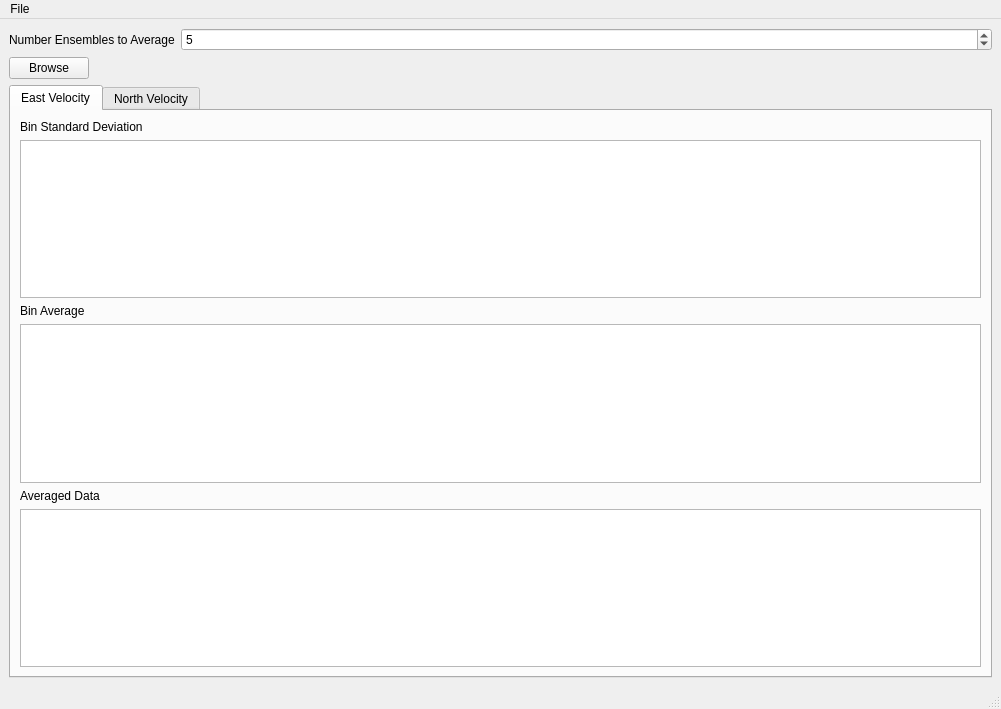
<?xml version="1.0" encoding="UTF-8"?>
<ui version="4.0">
 <class>AverageView</class>
 <widget class="QMainWindow" name="AverageView">
  <property name="geometry">
   <rect>
    <x>0</x>
    <y>0</y>
    <width>984</width>
    <height>709</height>
   </rect>
  </property>
  <property name="windowTitle">
   <string>MainWindow</string>
  </property>
  <widget class="QWidget" name="centralwidget">
   <layout class="QVBoxLayout" name="verticalLayout_2">
    <item>
     <layout class="QFormLayout" name="formLayout">
      <item row="0" column="0">
       <widget class="QLabel" name="label_4">
        <property name="text">
         <string>Number Ensembles to Average</string>
        </property>
       </widget>
      </item>
      <item row="0" column="1">
       <widget class="QSpinBox" name="avgNumSpinBox">
        <property name="minimumSize">
         <size>
          <width>811</width>
          <height>0</height>
         </size>
        </property>
        <property name="minimum">
         <number>1</number>
        </property>
        <property name="maximum">
         <number>9999999</number>
        </property>
        <property name="value">
         <number>5</number>
        </property>
       </widget>
      </item>
     </layout>
    </item>
    <item alignment="Qt::AlignLeft|Qt::AlignVCenter">
     <widget class="QPushButton" name="browseButton">
      <property name="text">
       <string>Browse</string>
      </property>
     </widget>
    </item>
    <item>
     <widget class="QTabWidget" name="tabWidget">
      <property name="currentIndex">
       <number>0</number>
      </property>
      <widget class="QWidget" name="tab">
       <attribute name="title">
        <string>East Velocity</string>
       </attribute>
       <layout class="QGridLayout" name="gridLayout">
        <item row="0" column="0">
         <layout class="QVBoxLayout" name="verticalLayout_5">
          <item>
           <widget class="QLabel" name="label_3">
            <property name="text">
             <string>Bin Standard Deviation</string>
            </property>
           </widget>
          </item>
          <item>
           <widget class="QTableView" name="eastStdTableView"/>
          </item>
         </layout>
        </item>
        <item row="1" column="0">
         <layout class="QVBoxLayout" name="verticalLayout_4">
          <item>
           <widget class="QLabel" name="label_2">
            <property name="text">
             <string>Bin Average</string>
            </property>
           </widget>
          </item>
          <item>
           <widget class="QTableView" name="eastAvgTableView"/>
          </item>
         </layout>
        </item>
        <item row="2" column="0">
         <layout class="QVBoxLayout" name="verticalLayout">
          <item>
           <widget class="QLabel" name="label">
            <property name="text">
             <string>Averaged Data</string>
            </property>
           </widget>
          </item>
          <item>
           <widget class="QTableView" name="eastTableView"/>
          </item>
         </layout>
        </item>
       </layout>
      </widget>
      <widget class="QWidget" name="tab_2">
       <attribute name="title">
        <string>North Velocity</string>
       </attribute>
       <layout class="QVBoxLayout" name="verticalLayout_3">
        <item>
         <widget class="QTableView" name="northTableView"/>
        </item>
       </layout>
      </widget>
     </widget>
    </item>
   </layout>
  </widget>
  <widget class="QMenuBar" name="menubar">
   <property name="geometry">
    <rect>
     <x>0</x>
     <y>0</y>
     <width>984</width>
     <height>21</height>
    </rect>
   </property>
   <widget class="QMenu" name="menuFile">
    <property name="title">
     <string>File</string>
    </property>
    <addaction name="actionSelect_Files"/>
   </widget>
   <addaction name="menuFile"/>
  </widget>
  <widget class="QStatusBar" name="statusbar"/>
  <action name="actionSelect_Files">
   <property name="text">
    <string>Select Files</string>
   </property>
  </action>
 </widget>
 <resources/>
 <connections/>
</ui>
